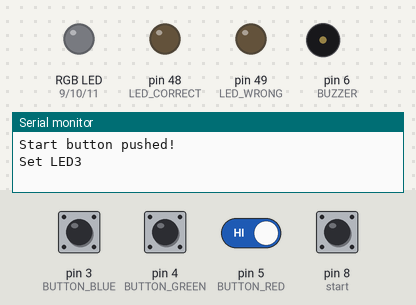
The sketch below on a simulated Arduino Mega 2560, built with avr-gcc and run on an emulated ATmega2560. On the bench: an RGB LED mixed from three pins (HIGH = lit), output pins drawn as LEDs (lit = HIGH), buzzer (waves = sounding), the last lines printed to the serial monitor. Dashed ring = blinking. Inputs (shaded band) come from the test bench; at power-on: pin 3 (BUTTON_BLUE), pin 4 (BUTTON_GREEN), pin 5 (BUTTON_RED), pin 8 (start) HIGH. Random numbers use the default seed unless the sketch sets one.

Above: at 2.0 s.
2.1 s: pin 3 (BUTTON_BLUE) pulled LOW for 0.15 s
At 2.62 s:
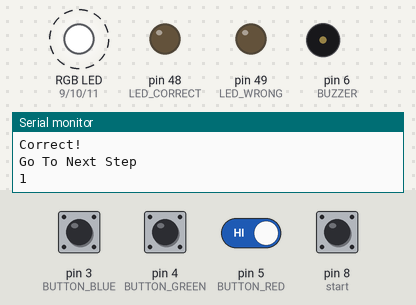
5.2 s: pin 4 (BUTTON_GREEN) pulled LOW for 0.15 s
At 6.1 s:
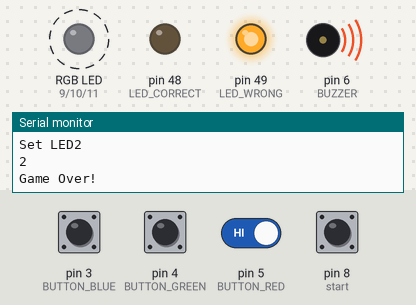
8.3 s: pin 3 (BUTTON_BLUE) pulled LOW for 1 s
At 10.4 s:
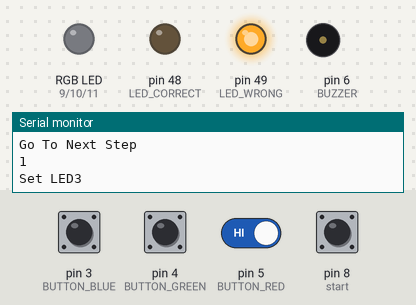
11.3 s: pin 4 (BUTTON_GREEN) pulled LOW for 1 s
13.8 s: pin 3 (BUTTON_BLUE) driven LOW and pin 5 (BUTTON_RED) driven LOW
At 16.25 s:
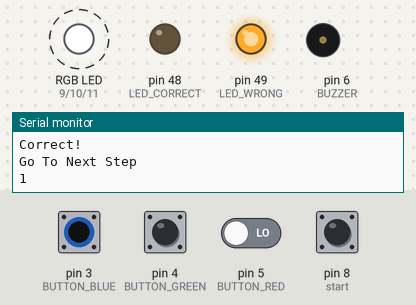
16.8 s: pin 5 (BUTTON_RED) driven HIGH
Timing chart, 0 to 23.6 s (numbered marks = the images above; inputs shaded):
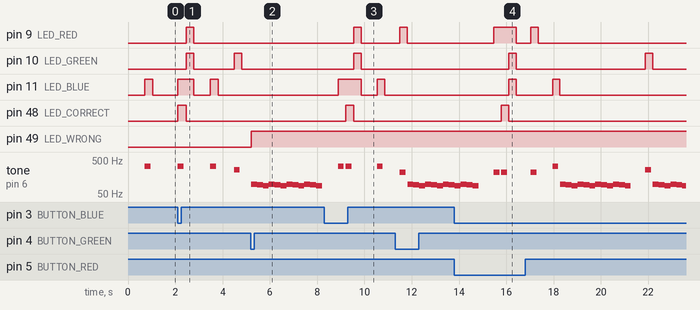

Measured:
- after the input at 2.1 s, pin 9 (LED_RED): LOW → HIGH after 0.35 s, → LOW 0.34 s later; pin 10 (LED_GREEN): alternates HIGH for 0.34 s and LOW for 1.7 s, starting after 0.35 s
- after the input at 5.2 s, pin 49 (LED_WRONG): LOW → HIGH at once; tone on pin 6 (BUZZER): silent → 98 Hz at once, then repeats every 0.75 s: 93 Hz 0.25 s, 87 Hz 0.25 s, 98 Hz 0.25 s
- after the input at 8.3 s, pin 9 (LED_RED), pin 10 (LED_GREEN): LOW → HIGH after 1.3 s, → LOW 0.32 s later; pin 48 (LED_CORRECT): LOW → HIGH after 0.92 s, → LOW 0.34 s later
- after the input at 13.8 s, pin 10 (LED_GREEN), pin 11 (LED_BLUE): LOW → HIGH after 2.3 s, → LOW 0.31 s later; pin 48 (LED_CORRECT): LOW → HIGH after 2.0 s, → LOW 0.32 s later

The sketch:

RGB_Memory_Game_v1.ino
```cpp
//RGB Memory Game - Version 1
//This was quick and dirty. Don't judge me.
//This should be modded to take advantage of the built in LCD
//Maybe a slider could adjust the speed?


// LED pin definitions
#define LED_RED   9
#define LED_GREEN 10
#define LED_BLUE  11

#define LED_CORRECT 48
#define LED_WRONG   49

// Button pin definitions
//We're connecting 3 additional buttons to the IO Expansion Shield
//On each button, one wire goes to the IO Pin and the other to ground.
//Be sure to turn off the bottom 3 DIP switches on the digitial side
//of the Arduino (3,4,5) so these buttons don't conflict with the built in sensors
#define BUTTON_BLUE   3
#define BUTTON_GREEN  4
#define BUTTON_RED    5


// Buzzer definitions
//use the existing buzzer, which is already on pin 6
#define BUZZER  6
#define RED_TONE 220
#define GREEN_TONE 262
#define BLUE_TONE 330
#define TONE_DURATION 250

// Game Variables
int start = 8;  //use the built in clicky button as a start/reset button
int go = 0;
int GAME_SPEED = 350; //The bigger this number, the slower the game goes
int GAME_STATUS = 0;
int const GAME_MAX_SEQUENCE = 10;
int GAME_SEQUENCE[GAME_MAX_SEQUENCE];
int GAME_STEP = 0;
int READ_STEP = 0;

void setup(){
  Serial.begin(9600); //You can use the serial monitor to debug your changes to the code.

  randomSeed(analogRead(0));

  pinMode(LED_RED, OUTPUT);
  pinMode(LED_GREEN, OUTPUT);
  pinMode(LED_BLUE, OUTPUT);
  pinMode(LED_CORRECT, OUTPUT);
  pinMode(LED_WRONG, OUTPUT);
  pinMode(BUTTON_RED, INPUT_PULLUP);
  pinMode(BUTTON_GREEN, INPUT_PULLUP);
  pinMode(BUTTON_BLUE, INPUT_PULLUP);
  pinMode(start, INPUT_PULLUP);
  pinMode(BUZZER, OUTPUT);
}

void loop(){

  if(go == 0){
    int check = digitalRead(start);
    if(check == HIGH){
      go = 1;
      Serial.println("Start button pushed!");
      resetGame();
    }
  }

  if(go == 1){
  switch(GAME_STATUS){
    case 0:
      resetGame();
      break;
    case 1:
      playSequence();
      break;
    case 2:
      readSequence();
      break;
    case 3:
      gameOver();
      go = 0;
      break;
  }
}
}

void playSequence(){
  // play a step of our sequence
  for(int i=0; i<=GAME_STEP; i++){
    Serial.print("Set LED");
    Serial.println(GAME_SEQUENCE[i]);
    delay(GAME_SPEED*2);
    setLED(GAME_SEQUENCE[i]);
    playTone(GAME_SEQUENCE[i]);
    delay(GAME_SPEED);
    clearLEDs();

  }
  // Go to next step: reading buttons
  GAME_STATUS = 2;
}

void readSequence(){
  // read our buttons
  int button_value = readButtons();

  if(button_value > 0){
    // a button has been pressed
    if(button_value == GAME_SEQUENCE[READ_STEP]){
      // correct value!
      setLED(button_value);
      playTone(button_value);
      digitalWrite(LED_CORRECT, HIGH);
      delay(GAME_SPEED);
      clearLEDs();
      digitalWrite(LED_CORRECT, LOW);

      // Lets speed it up!
      GAME_SPEED = GAME_SPEED-15;

      Serial.println("Correct!");

      if(READ_STEP == GAME_STEP){
        // reset read step
        READ_STEP = 0;
        // Go to next game step
        GAME_STEP++;
        // Go to playback sequence mode of our game
        GAME_STATUS = 1;
        Serial.println("Go To Next Step");
        Serial.println(GAME_STEP);

        // Light all LEDs to indicate next sequence
        setLEDs(true,true,true);
        delay(GAME_SPEED);
        setLEDs(false,false,false);


      }else{
        READ_STEP++;
      }

      delay(10);

    }else{
      // wrong value!
      // Go to game over mode
      GAME_STATUS = 3;
      Serial.println("Game Over!");
    }
  }

  delay(10);
}

void resetGame(){
  // reset steps
  READ_STEP = 0;
  GAME_STEP = 0;

  // create random sequence
  for(int i=0; i<GAME_MAX_SEQUENCE; i++){
    GAME_SEQUENCE[i] = random(3) + 1;
  }

  // Go to next game state; show led sequence
  GAME_STATUS = 1;
}

void gameOver(){
  // Red RGB
  digitalWrite(LED_WRONG, HIGH);
  // Play Pwa Pwa Pwa
    tone(BUZZER, 98, TONE_DURATION);
    delay(TONE_DURATION);
    tone(BUZZER, 93, TONE_DURATION);
    delay(TONE_DURATION);
    tone(BUZZER, 87, TONE_DURATION);
    delay(TONE_DURATION);
    tone(BUZZER, 98, TONE_DURATION);
    delay(TONE_DURATION);
    tone(BUZZER, 93, TONE_DURATION);
    delay(TONE_DURATION);
    tone(BUZZER, 87, TONE_DURATION);
    delay(TONE_DURATION);  tone(BUZZER, 98, TONE_DURATION);
    delay(TONE_DURATION);
    tone(BUZZER, 93, TONE_DURATION);
    delay(TONE_DURATION);
    tone(BUZZER, 87, TONE_DURATION);
    delay(TONE_DURATION);  tone(BUZZER, 98, TONE_DURATION);
    delay(TONE_DURATION);
    tone(BUZZER, 93, TONE_DURATION);
    delay(TONE_DURATION);
    tone(BUZZER, 87, TONE_DURATION);
    delay(TONE_DURATION);
}

// HELPER FUNCTIONS
void setLED(int id){
  switch(id){
    case 0:
      setLEDs(false,false,false);
      break;
    case 1:
      setLEDs(true,false,false);
      break;
    case 2:
      setLEDs(false,true,false);
      break;
    case 3:
      setLEDs(false,false,true);
      break;
  }
}

void playTone(int id){
  switch(id){
    case 0:
      noTone(BUZZER);
      break;
    case 1:
      tone(BUZZER, RED_TONE, TONE_DURATION);
      break;
    case 2:
      tone(BUZZER, GREEN_TONE, TONE_DURATION);
      break;
    case 3:
      tone(BUZZER, BLUE_TONE, TONE_DURATION);
      break;
  }
}

void setLEDs(boolean red, boolean green, boolean blue){
  if (red) digitalWrite(LED_RED, HIGH);
  else digitalWrite(LED_RED, LOW);
  if (green) digitalWrite(LED_GREEN, HIGH);
  else digitalWrite(LED_GREEN, LOW);
  if (blue) digitalWrite(LED_BLUE, HIGH);
  else digitalWrite(LED_BLUE, LOW);
}

void clearLEDs(){
  setLEDs(false,false,false);
}

int readButtons(void){
  if (digitalRead(BUTTON_RED) == 0){Serial.println("1"); return 1;}
  else if (digitalRead(BUTTON_GREEN) == 0) {Serial.println("2"); return 2;}
  else if (digitalRead(BUTTON_BLUE) == 0) {Serial.println("3"); return 3; }

  return 0;
}
```
